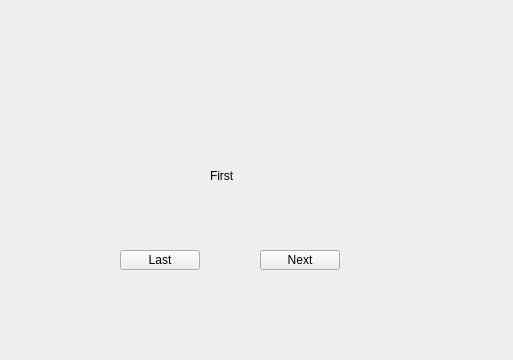
<?xml version="1.0" encoding="UTF-8"?>
<ui version="4.0">
 <class>FirstForm</class>
 <widget class="QWidget" name="FirstForm">
  <property name="geometry">
   <rect>
    <x>0</x>
    <y>0</y>
    <width>513</width>
    <height>360</height>
   </rect>
  </property>
  <property name="windowTitle">
   <string>FirstForm</string>
  </property>
  <widget class="QPushButton" name="btn_last">
   <property name="geometry">
    <rect>
     <x>120</x>
     <y>250</y>
     <width>80</width>
     <height>20</height>
    </rect>
   </property>
   <property name="text">
    <string>Last</string>
   </property>
  </widget>
  <widget class="QPushButton" name="btn_Next">
   <property name="geometry">
    <rect>
     <x>260</x>
     <y>250</y>
     <width>80</width>
     <height>20</height>
    </rect>
   </property>
   <property name="text">
    <string>Next</string>
   </property>
  </widget>
  <widget class="QLabel" name="label">
   <property name="geometry">
    <rect>
     <x>210</x>
     <y>170</y>
     <width>54</width>
     <height>12</height>
    </rect>
   </property>
   <property name="text">
    <string>First</string>
   </property>
  </widget>
 </widget>
 <resources/>
 <connections/>
</ui>
